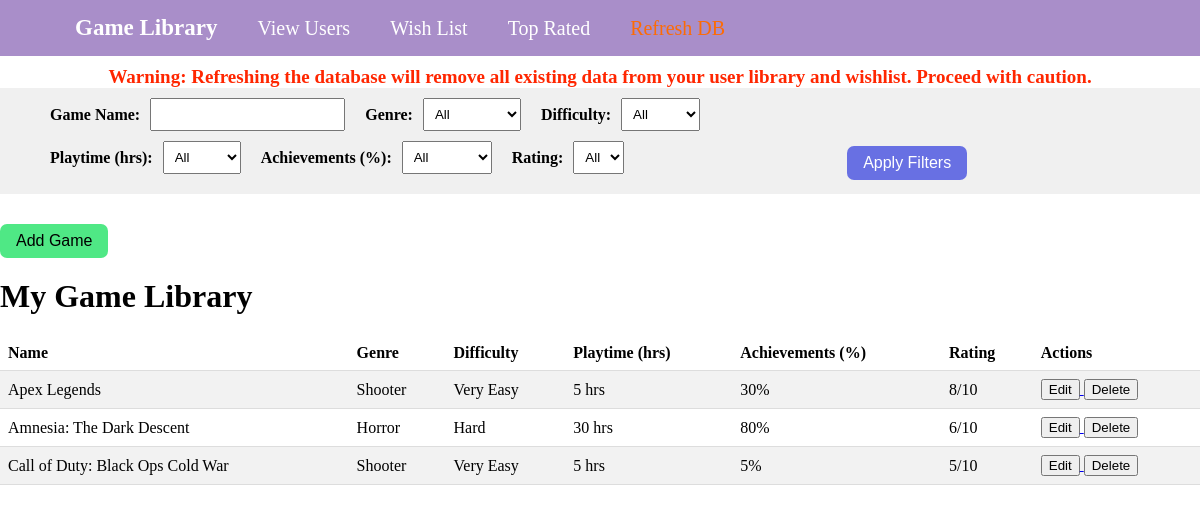
Before: / with the older database file.
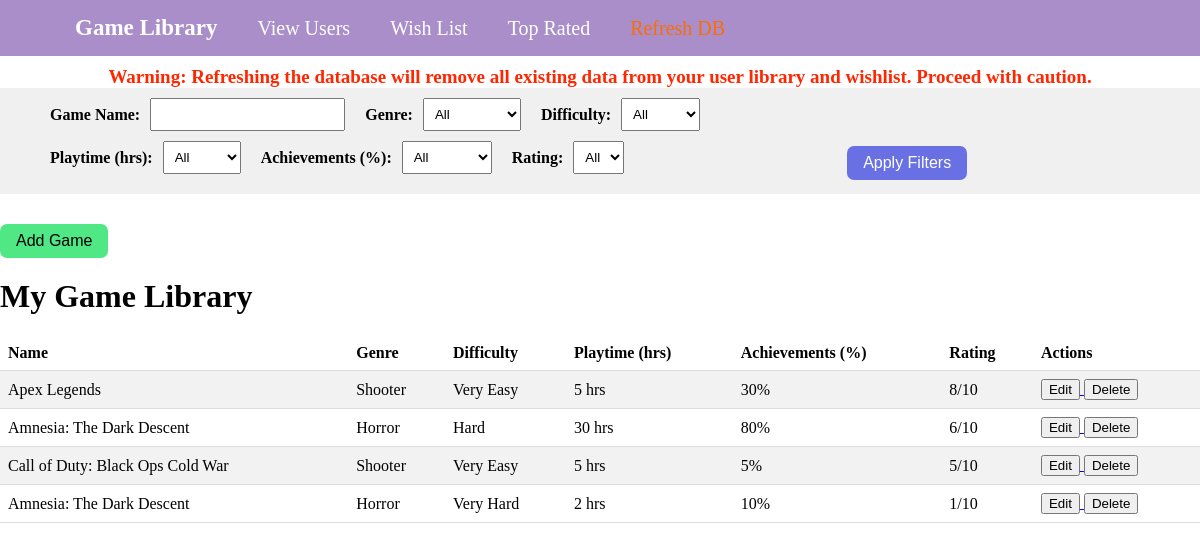
After: the same page with the newer database file.
### tables this page shows
CREATE TABLE UserGame (
       UGID INTEGER PRIMARY KEY AUTOINCREMENT,
       UG_GameID INTEGER,
       Difficulty STRING,
       Playtime INTEGER,
       Achievements TEXT,
       Rating INTEGER,
       Date_Added DATE,
       FOREIGN KEY (UG_GameID) REFERENCES Game (GameID)
   );

CREATE TABLE Game (
       GameID INTEGER PRIMARY KEY AUTOINCREMENT,
       Game_Name TEXT,
       Game_Genre TEXT,  
       Game_Developer TEXT,
       Game_Release_Date TEXT,
       Game_Platform TEXT,
       Game_Price REAL
   );

### run.py (the view)
@app.route('/')
def home():
   conn = sqlite3.connect('CS4750Project.db')
   c = conn.cursor()
   c.execute("""
       SELECT
           UserGame.UGID,
           Game.Game_Name,
           Game.Game_Genre,
           UserGame.Difficulty,
           UserGame.Playtime,
           UserGame.Achievements,
           UserGame.Rating
       FROM UserGame
       JOIN Game ON UserGame.UG_GameID = Game.GameID
       ORDER BY UserGame.Date_Added DESC
   """)
   games = c.fetchall()
   conn.close()
   return render_template('landingPage.html', games=games)

### templates/landingPage.html (shortened to what this page needs)
<!DOCTYPE html>
<html>
<head>
</head>
<body>
    {% include 'navbar.html' %}
    <div class="filters-container">
        <div class="left-filters">
            <div class="filter-container">
                <label class="filter-label" for="name-filter">Game Name:</label>
                <input type="text" id="name-filter">
            </div>
            <div class="filter-container">
                <label class="filter-label" for="genre-filter">Genre:</label>
                <select id="genre-filter" class="filter-select">
                    <option value="">All</option>
                </select>
            </div>
            <div class="filter-container">
                <label class="filter-label" for="difficulty-filter">Difficulty:</label>
                <select id="difficulty-filter" class="filter-select">
                    <option value="">All</option>
                </select>
            </div>
        </div>
        <div class="right-filters">
            <div class="filter-container">
                <label class="filter-label" for="playtime-filter">Playtime (hrs):</label>
                <select id="playtime-filter" class="filter-select">
                    <option value="">All</option>
                </select>
            </div>
            <div class="filter-container">
                <label class="filter-label" for="achievements-filter">Achievements (%):</label>
                <select id="achievements-filter" class="filter-select">
                    <option value="">All</option>
                </select>
            </div>
            <div class="filter-container">
                <label class="filter-label" for="rating-filter">Rating:</label>
                <select id="rating-filter" class="filter-select">
                    <option value="">All</option>
                </select>
            </div>
        </div>
        <input type="button" value="Apply Filters" onclick="applyFilters()" class="filter-button">
    </div>
    <a href="{{ url_for('add_game') }}">
        <button class="new-game-button">Add Game</button>
    </a>
    <h1>My Game Library</h1>
    <table id="game-table">
        <tr>
            <th>Name</th>
            <th>Genre</th>
            <th>Difficulty</th>
            <th>Playtime (hrs)</th>
            <th>Achievements (%)</th>
            <th>Rating</th>
            <th>Actions</th>
        </tr>
        {% for game in games %}
        <tr>
            <td>{{ game[1] }}</td>
            <td>{{ game[2] }}</td>
            <td>{{ game[3] }}</td>
            <td>{{ game[4] }} hrs</td>
            <td>{{ game[5] }}%</td>
            <td>{{ game[6] }}/10</td>
            <td>
                <a href="{{ url_for('edit_game', game_id=game[0]) }}">
                    <button class="edit-button">Edit</button>
                </a>
                <a href="{{ url_for('confirm_delete', game_id=game[0]) }}">
                    <button class="confirm-delete-button">Delete</button>
                </a>
            </td>
        </tr>
        {% endfor %}
    </table>
</body>
</html>

### templates/navbar.html (shortened to what this page needs)
<!DOCTYPE html>
<html>
<head>
</head>
<body>
    <nav>
        <ul>
            <li><a href="/"><span class="logo">Game Library</span></a></li>
            <li><a href="/get-users">View Users</a></li>
            <li><a href="/wishlist">Wish List</a></li>
            <li><a href="/top-rated-games">Top Rated</a></li>
            <li><a href="/create-db" class="refresh-db-link">Refresh DB</a></li>
        </ul>
    </nav>
    <div class="warning-message">
        Warning: Refreshing the database will remove all existing data from your user library and wishlist. Proceed with caution.
    </div>
</body>
</html>

### templates/landingPage.html (style rules this page uses)
body { margin: 0; padding: 0; }
nav { background-color: #f0f0f0; padding: 10px; }
nav > * { display: flex; align-items: center; }
.filters-container { display: flex; flex-wrap: wrap; align-items: center; justify-content: space-between; padding: 10px; background-color: #f0f0f0; margin-bottom: 20px; }
.left-filters { display: flex; flex-wrap: wrap; align-items: center; margin-right: 15px; margin-left: 20px; }
.right-filters { display: flex; flex-wrap: wrap; align-items: center; margin-left: 20px; }
.filter-container { display: flex; align-items: center; margin-bottom: 10px; }
.filter-label { margin-right: 10px; margin-left: 20px; font-weight: bold; }
.filter-select, #name-filter { padding: 7px; }
.new-game-button { margin-top: 10px; padding: 8px 16px; background-color: rgb(79, 232, 133); color: black; border: none; border-radius: 7px; font-size: 16px; cursor: pointer; text-decoration: none; display: inline-block; transition: background-color 0.3s; margin-left: auto; }
.filter-button { margin-top: 10px; padding: 8px 16px; background-color: rgb(104, 112, 227); color: white; border: none; border-radius: 7px; font-size: 16px; cursor: pointer; text-decoration: none; display: block; margin: 0 auto; transition: background-color 0.3s; }
table { width: 100%; border-collapse: collapse; margin-top: 20px; }
th, td { text-align: left; padding: 8px; border-bottom: 1px solid #ddd; }
tr:nth-child(even) { background-color: #f2f2f2; }
h1 { margin-top: 20px; }

### templates/navbar.html (style rules this page uses)
nav { background-color: rgb(169, 142, 201); padding: 10px; display: flex; justify-content: space-between; align-items: center; }
nav ul { list-style-type: none; margin: 5px; display: flex; align-items: center; }
nav ul li { margin-right: 10px; margin-left: 10px; }
nav ul li a { text-decoration: none; color: #FFFFFF; font-size: 20px; padding-left: 10px; border-radius: 7px; padding:10px; }
.logo { font-weight: bold; font-size: 23px; }
.refresh-db-link { color: rgba(255, 106, 0, 0.98); text-align: right; }
.warning-message { color: rgb(255, 38, 0); font-weight: bold; margin-top: 10px; font-size: 19px; text-align: center; }

Changed rows visible on the page:
added UserGame: Game_Name "Amnesia: The Dark Descent", Game_Genre "Horror", Difficulty "Very Hard", Playtime "2", Achievements "10", Rating "1"
